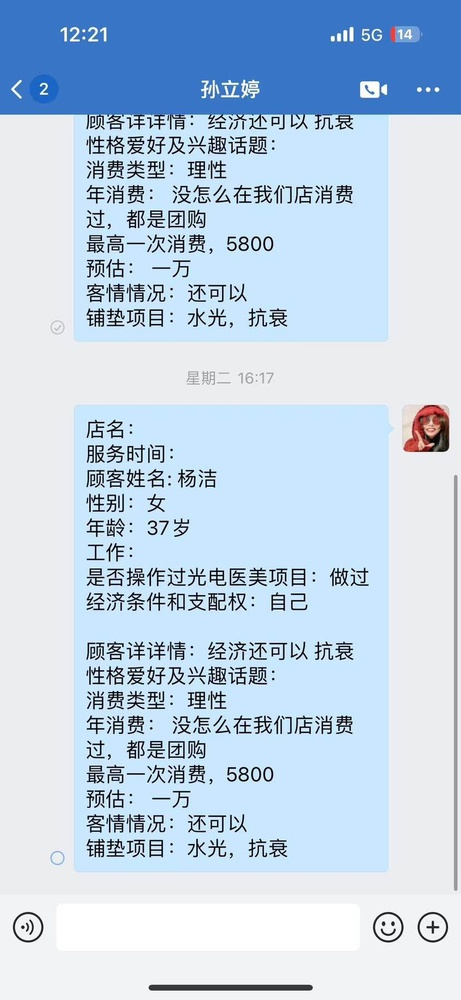
#> input picture 批量下载图片/test_image.jpg, 461 x 1000 px, shrunk from 828 x 1796 before the run
$ python ComparePhotoPro.py   (older library calls are emulated)
#> lines starting #> are read from the running program, lines starting #| are printed output that depends on the picture
import cv2
import numpy as np
from PIL import Image
import matplotlib.pyplot as plt
import matplotlib
import pytesseract

# 强制使用无 GUI 后端
matplotlib.use('Agg')


# 加载图片
def load_image(image_path):
#> called with image_path = 'test_image.jpg'
    img = cv2.imread(image_path)
#> img is the input picture: shape (1000, 461, 3); mean B, G, R 229.5, 210.2, 191.6
    if img is None:
        raise FileNotFoundError(f"Image not found: {image_path}")
    return img


# 预处理：转换为灰度图并平滑
def preprocess_image(img):
    gray = cv2.cvtColor(img, cv2.COLOR_BGR2GRAY)
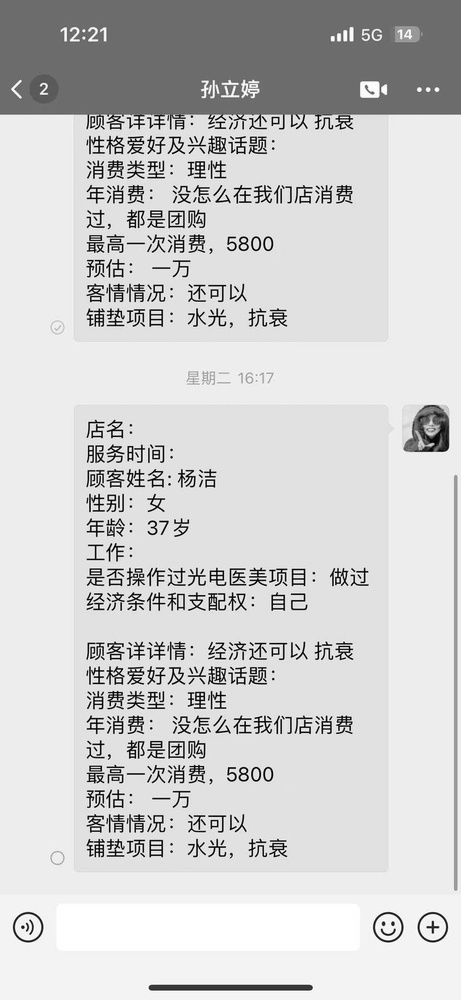
#> gray: shape (1000, 461); min 1, max 255, mean 206.8
    blurred = cv2.GaussianBlur(gray, (5, 5), 0)
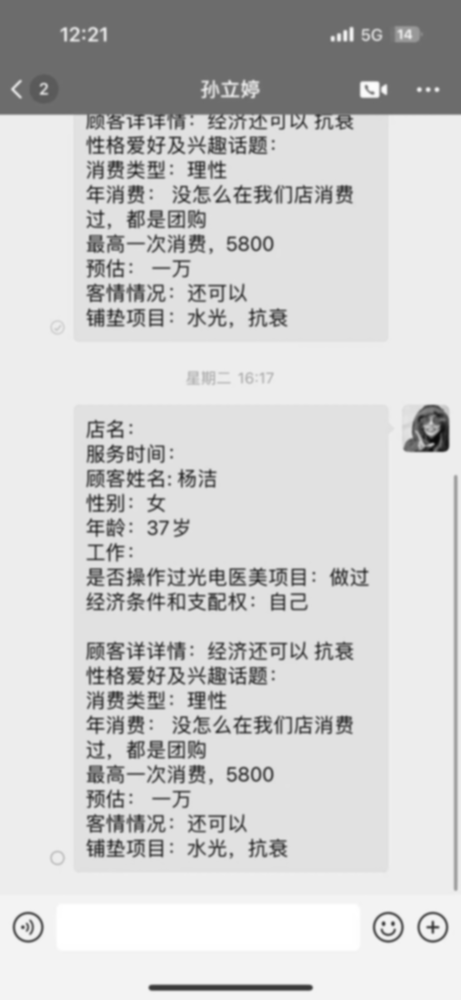
#> blurred: shape (1000, 461); min 9, max 255, mean 206.8
    return gray, blurred


# 边缘检测
def edge_detection(blurred):
    edges = cv2.Canny(blurred, 50, 150)
    return edges


# 定位包含冒号的文字区域
def locate_colon_text(img):
    """
    使用OCR定位包含冒号的文字区域，返回边界框和文字内容。

    参数：
        img (ndarray): 输入图像

    返回：
        boxes (list): [(x, y, w, h, text, colon_idx), ...]
    """
    gray = cv2.cvtColor(img, cv2.COLOR_BGR2GRAY)
#> (the run stopped early here; a loop or call above may not have finished)
